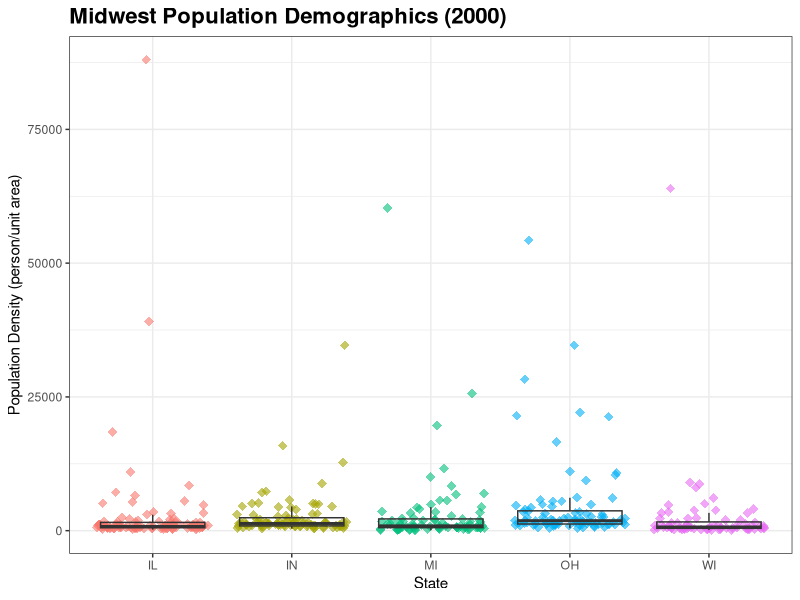

Write R code to recreate this figure.
## ---- chunk 1
knitr::opts_chunk$set(echo = TRUE)
options(tinytex.verbose = TRUE)
## ---- chunk 2
library(ggplot2)
## ---- chunk 3
?midwest
## ---- chunk 4
str(midwest)
## ---- chunk 5
ggplot(data = midwest,
       aes(x = state,
           y = popdensity)) +
  geom_jitter(aes(color = state),
              shape = 18,
              alpha = 0.6,
              size = 3) +
  geom_boxplot(outlier.shape = NA,
               fill = NA) +
  theme_bw() +
  labs(title = "Midwest Population Demographics (2000)",
       x = "State",
       y = "Population Density (person/unit area)") +
  theme(plot.title = element_text(size = 16,
                             face = "bold"),
        legend.position = "none")
  
## ---- chunk 6
min(midwest$popdensity)
## ---- chunk 7
max(midwest$poptotal)
## ---- chunk 8
quantile(midwest$percollege, prob = c(0.25,0.5,0.75))
## ---- chunk 9
mean(midwest$popadults)
## ---- chunk 10
weird_seq <- seq(from = 8, to = 85, by = 7)

# print out list values
weird_seq
## ---- chunk 11
year_seq <- seq(from = 1900, to = 2025, by = 5)

# print out list values
year_seq
## ---- chunk 12
seq_length <- seq(from = 12, to = 22, length.out = 47)

# print out list values
seq_length
